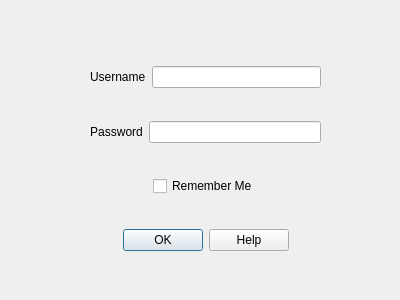
<?xml version="1.0" encoding="UTF-8"?>
<ui version="4.0">
 <class>LoginForm</class>
 <widget class="QDialog" name="LoginForm">
  <property name="geometry">
   <rect>
    <x>0</x>
    <y>0</y>
    <width>400</width>
    <height>300</height>
   </rect>
  </property>
  <property name="windowTitle">
   <string>Miku Mod Manager</string>
  </property>
  <widget class="QWidget" name="verticalLayoutWidget">
   <property name="geometry">
    <rect>
     <x>90</x>
     <y>39</y>
     <width>231</width>
     <height>241</height>
    </rect>
   </property>
   <layout class="QVBoxLayout" name="verticalLayout">
    <item>
     <layout class="QHBoxLayout" name="usernameLayout">
      <item>
       <widget class="QLabel" name="usernameLabel">
        <property name="text">
         <string>Username</string>
        </property>
       </widget>
      </item>
      <item>
       <widget class="QLineEdit" name="usernameEntry"/>
      </item>
     </layout>
    </item>
    <item>
     <layout class="QHBoxLayout" name="passwordLayout">
      <item>
       <widget class="QLabel" name="passwordLabel">
        <property name="text">
         <string>Password</string>
        </property>
        <property name="alignment">
         <set>Qt::AlignCenter</set>
        </property>
       </widget>
      </item>
      <item>
       <widget class="QLineEdit" name="passwordEntry"/>
      </item>
     </layout>
    </item>
    <item alignment="Qt::AlignHCenter">
     <widget class="QCheckBox" name="rememberBox">
      <property name="layoutDirection">
       <enum>Qt::LeftToRight</enum>
      </property>
      <property name="text">
       <string>Remember Me</string>
      </property>
      <property name="checked">
       <bool>false</bool>
      </property>
     </widget>
    </item>
    <item>
     <widget class="QDialogButtonBox" name="buttonBox">
      <property name="orientation">
       <enum>Qt::Horizontal</enum>
      </property>
      <property name="standardButtons">
       <set>QDialogButtonBox::Help|QDialogButtonBox::Ok</set>
      </property>
      <property name="centerButtons">
       <bool>true</bool>
      </property>
     </widget>
    </item>
   </layout>
  </widget>
 </widget>
 <resources/>
 <connections>
  <connection>
   <sender>buttonBox</sender>
   <signal>accepted()</signal>
   <receiver>LoginForm</receiver>
   <slot>accept()</slot>
   <hints>
    <hint type="sourcelabel">
     <x>248</x>
     <y>254</y>
    </hint>
    <hint type="destinationlabel">
     <x>157</x>
     <y>274</y>
    </hint>
   </hints>
  </connection>
  <connection>
   <sender>buttonBox</sender>
   <signal>rejected()</signal>
   <receiver>LoginForm</receiver>
   <slot>reject()</slot>
   <hints>
    <hint type="sourcelabel">
     <x>316</x>
     <y>260</y>
    </hint>
    <hint type="destinationlabel">
     <x>286</x>
     <y>274</y>
    </hint>
   </hints>
  </connection>
 </connections>
</ui>
